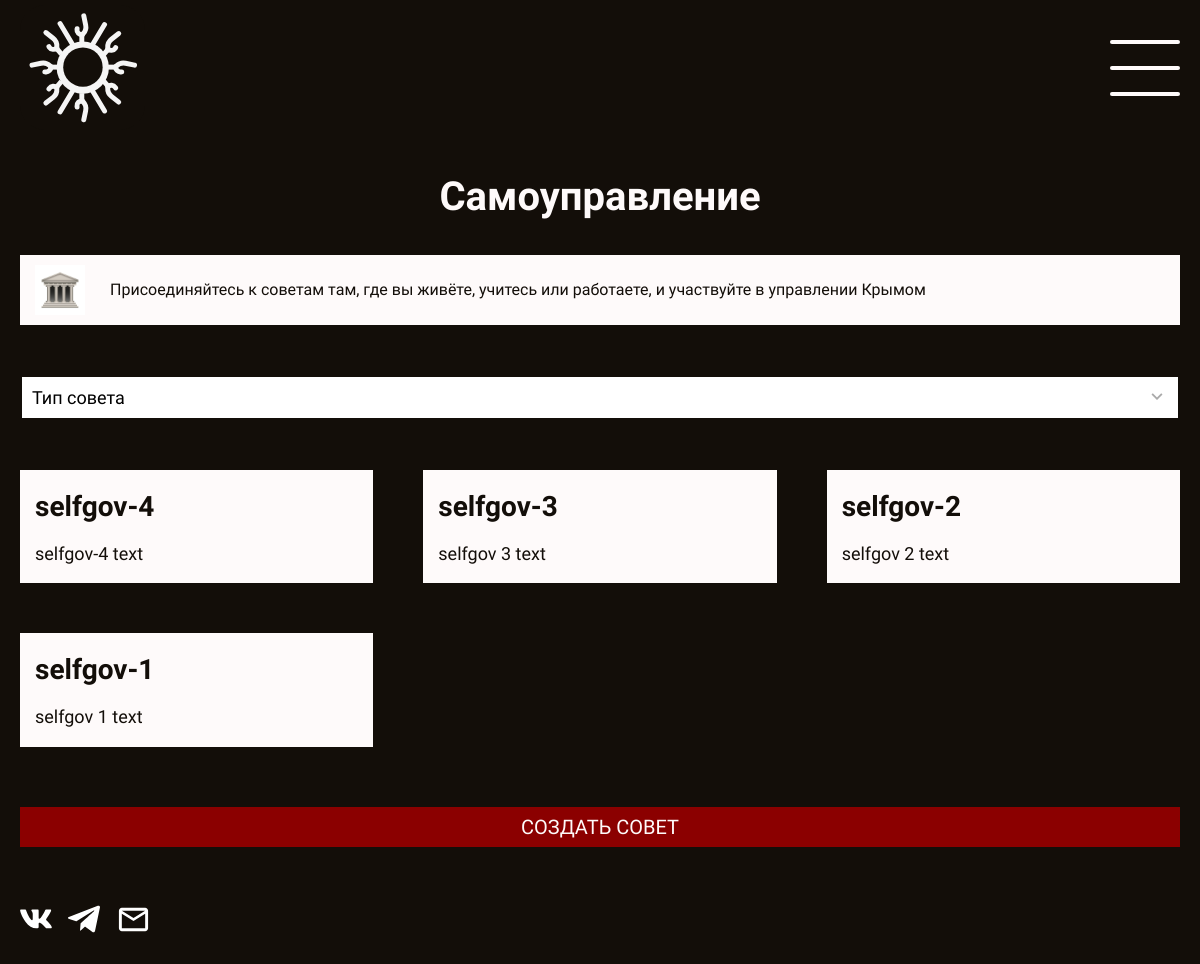
Page /self-gov/ on the earlier database version.
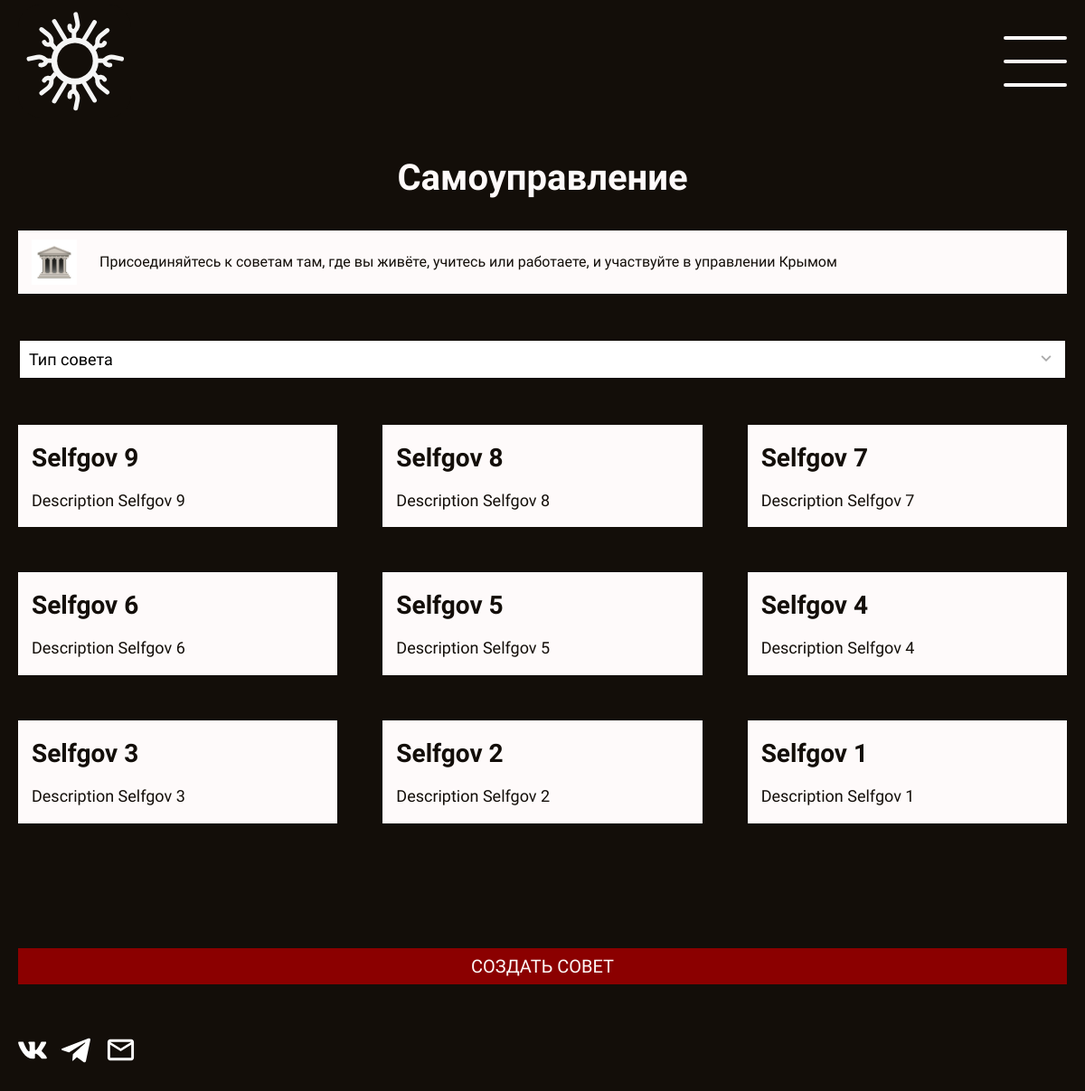
Same page on the later database version.
### selfgov/models.py (models this page shows, shortened)
class Soviet(models.Model):
    id = models.UUIDField(primary_key=True, default=uuid.uuid4, editable=False)
    title = models.CharField(max_length=255)
    description = models.TextField(blank=True)
    chat_link = models.URLField(max_length=500, blank=True)
    soviet_type = models.ForeignKey(
        "SovietType",
        on_delete=models.PROTECT,
        related_name="soviets",
    )
    author = models.ForeignKey(
        settings.AUTH_USER_MODEL,
        on_delete=models.SET_NULL,
        null=True,
        blank=True,
        related_name="created_soviets",
    )
    latitude = models.DecimalField(
        max_digits=9, decimal_places=6, null=True, blank=True
    )
    longitude = models.DecimalField(
        max_digits=9, decimal_places=6, null=True, blank=True
    )
    moderated = models.BooleanField(default=False)
    created_at = models.DateTimeField(auto_now_add=True)
    class Meta:
        ordering = ["-created_at"]
        verbose_name = "Soviet"
        verbose_name_plural = "Soviets"

### selfgov/views.py (the view)
# urls.py: path("", views.selfgov_list, name="selfgov_list"),
def selfgov_list(request):
    all_selfgovs = Soviet.objects.filter(moderated=True)
    all_selfgovs_types = SovietType.objects.all().order_by("order")
    type_id = request.GET.get("selfgov_type")
    if type_id:
        all_selfgovs = all_selfgovs.filter(soviet_type=type_id)
    context = {
        "selfgovs": all_selfgovs,
        "selfgovs_types": all_selfgovs_types,
    }
    if request.headers.get("HX-Request"):
        return render(request, "partials/cards.html", context)
    return render(request, "selfgov_list.html", context)

### hromada/context_processors.py (called while the page is built)
def current_language_processor(request):
    return {
        'current_language': get_language(),
    }

### selfgov/templates/selfgov_list.html (shortened to what this page needs)
{% extends "base.html" %}
{% load i18n %}
{% load static %}
{% block content %}
<div class="container">
    <h1>{% trans 'Self-government' %}</h1>
    <div class="callout" style="margin-bottom: 15px">
        <img src="{% static 'images/icons/classical-building.jpg' %}" alt="" />
        <span>
            {% trans 'Доєднуйся до рад там, де ви живете, навчаєтесь або працюєте, і бери участь в управлінні Кримом' %}
        </span>
    </div>
    <div style="margin: 50px 0 0 0" class="">
        <select name="selfgov_type"
                hx-get="{% url 'selfgov_list' %}"
                hx-trigger="change"
                hx-target="#card-container"
                hx-indicator=".loader"
                class="form-field">
            <option value="">{% trans "Type of council" %}</option>
        </select>
    </div>
    <div id="card-container" class="projects-container" style="padding-top: 40px; padding-bottom: 40px">
        {% for selfgov in selfgovs %}
        <div class="card">
            <h3 style="margin-bottom: 0">
                <a href="{% url 'selfgov_detail' selfgov.id %}">{{ selfgov.title }}</a>
            </h3>
            <p>{{ selfgov.description|striptags|truncatechars:160|safe|default:"" }}</p>
        </div>
        {% endfor %}
    </div>
    <a class="button" style="margin-top: 20px" href="{% url 'selfgov_create' %}">{% trans 'Create a council'  %}</a>
</div>
{% endblock %}

### templates/base.html (shortened to what this page needs)
﻿{% load static %}
{% load i18n %}
<!DOCTYPE html>
<html>
<head>
    <link rel="stylesheet" href="{% static 'style.css' %}" />
    <link rel="stylesheet" href="https://unpkg.com/leaflet@1.9.4/dist/leaflet.css" />
</head>
<body>
    <header>
        <div class="container">
            <a class="logo" href="{% url 'home_page' %}">
                <img style="width: 100%; height: 100%" src="{% static 'images/logo.svg' %}" />
            </a>
            <div class="burger-menu">
                <div class="burger-icon">
                    <div class="bar"></div>
                    <div class="bar"></div>
                    <div class="bar"></div>
                </div>
            </div>
        </div>
    </header>
    <main>
        {% block content %} {% endblock %}
    </main>
    <footer>
        <div class="container">
            <div class="social-media-icons">
                    <a href="vk.com/radio_simferopol"><img src="{% static 'images/icons/vk-icon.svg' %}" alt=""></a>
                    <a href="t.me/radio_simferopol"><img src="{% static 'images/icons/telegram-icon.svg' %}" alt=""></a>
                    <a href="mailto:hromada-mail@proton.me"><img src="{% static 'images/icons/mail-icon.svg' %}" alt="" style="width: 35px; height: auto"></a>
            </div>
        </div>
    </footer>
</body>
</html>

### static/style.css (style rules this page uses)
*, a { box-sizing: border-box; margin: 0; padding: 0; overflow-wrap: break-word; font-size: 100%; vertical-align: baseline; transition: color 0s ease; }
body { overflow-x: hidden; background: var(--black-color); }
.container { padding: 20px; margin: 0 auto; width: 1200px; max-width: 1200px; }
body { line-height: 1.6; font-family: var(--font-main); font-size: 18px; color: var(--white-color); font-weight: 400; }
h1 { font-family: var(--font-accent); font-weight: 900; margin-bottom: 30px; font-size: 2.5rem; text-align: center; line-height: 140%; }
h3 { font-family: var(--font-main); font-weight: 600; font-size: 1.75rem; margin-bottom: 10px; }
p, h4, h5, h6 { margin-bottom: 10px; }
a { font-family: var(--font-main); color: inherit; text-decoration: underline; font-weight: 600; transition: color 0.4s ease; }
* a { font-family: inherit; color: inherit; text-decoration: underline; font-weight: inherit; font-size: inherit; }
.logo { width: 125px; height: 125px; z-index: 3; }
header .container { display: flex; justify-content: space-between; position: fixed; width: 100%; left: 0; right: 0; top: 0; z-index: 3; background: var(--black-color); padding-top: 5px; padding-bottom: 5px; }
.burger-menu { display: flex; align-items: center; }
.burger-icon { display: flex; flex-direction: column; cursor: pointer; z-index: 3; }
.bar { width: 70px; height: 4px; background-color: var(--white-color); margin: 11px 0; border-radius: 3px; }
main { margin-top: 120px; }
body { display: flex; flex-direction: column; min-height: 100vh; }
main { flex-grow: 0.6; display: flex; align-items: center; }
.form-field, .form .ck-editor { margin-bottom: 10px !important; }
main { flex: 1; }
footer { padding: 15px 0; }
.social-media-icons { display: flex; align-items: center; gap: 16px; }
.social-media-icons img { width: 32px; height: 32px; object-fit: contain; }
.button { text-decoration: none; font-family: var(--font-accent); font-size: 20px; font-weight: 500; display: flex; justify-content: center; align-items: center; min-width: 231px; height: 40px; color: var(--white-color); background: var(--red-color); text-transform: uppercase; outline: none; cursor: pointer; border: none; padding: 7px 12px; }
.form-field { width: 100%; padding: 10px; font-size: 18px; font-family: var(--font-main); border: 2px solid var(--black-color); border-radius: 0; outline: none; }
.callout { display: flex; gap: 25px; background: var(--white-color); padding: 10px 15px; font-family: var(--font-accent); color: var(--black-color); font-weight: 400; font-size: 16px; align-items: center; margin-bottom: 20px; }
.callout img { width: 50px; max-height: fit-content; height: auto; }
.projects-container { display: flex; gap: 50px; flex-wrap: wrap; }
.projects-container .card { width: calc((100% - 100px) / 3); background: var(--white-color); color: var(--black-color); padding: 15px; }
.projects-container .card a { text-decoration: none; color: inherit; }
.projects-container p { margin-bottom: 0; }

Differences in the rows shown:
removed Soviet: title "selfgov-4", description "selfgov-4 text"
removed Soviet: title "selfgov-3", description "selfgov 3 text"
removed Soviet: title "selfgov-2", description "selfgov 2 text"
removed Soviet: title "selfgov-1", description "selfgov 1 text"
added Soviet: title "Selfgov 9", description "Description Selfgov 9"
added Soviet: title "Selfgov 8", description "Description Selfgov 8"
added Soviet: title "Selfgov 7", description "Description Selfgov 7"
added Soviet: title "Selfgov 6", description "Description Selfgov 6"
added Soviet: title "Selfgov 5", description "Description Selfgov 5"
added Soviet: title "Selfgov 4", description "Description Selfgov 4"
added Soviet: title "Selfgov 3", description "Description Selfgov 3"
added Soviet: title "Selfgov 2", description "Description Selfgov 2"
added Soviet: title "Selfgov 1", description "Description Selfgov 1"
